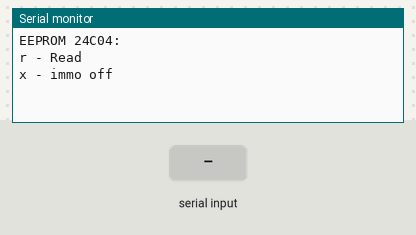
Recording of a sketch running on a simulated Arduino Uno, built with avr-gcc and run on an emulated ATmega328P. Shown: the last lines printed to the serial monitor. Wiring (inferred from the names in the program): 24Cxx EEPROM at I2C address 0x50; 24Cxx EEPROM at I2C address 0x51. The inputs (shaded band) are chosen by the test bench. EEPROM starts erased.

Above: at 1.2 s.
1.3 s: "r" received over Serial
At 2.5 s:
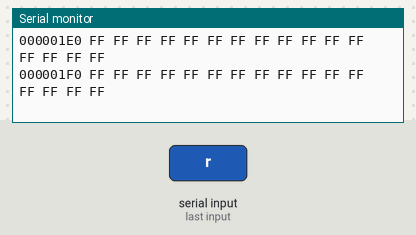
2.8 s: "x" received over Serial
At 4.3 s:
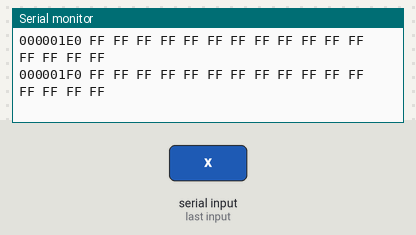
Timing chart, 0 to 5.8 s (numbered marks = the images above; inputs shaded):
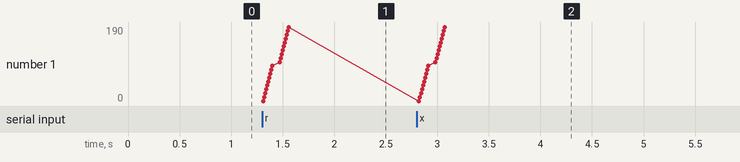

Measured:
- after the input at 1.3 s, the serial monitor: prints a new line at once (image 1)
- after the input at 2.8 s, the serial monitor: prints a new line after 0.29 s (image 2)

The sketch:

at24c04_rbx.ino
```cpp
#include <Wire.h>
// Code is taken from https://www.kn34pc.com/spr/arduino_24c04.html
// Запис, четене и изтриване на клетки в EEPROM 24C04, 512 x 8 (4K)
// 30.06.2017, Arduino IDE v1.8.3, LZ2WSG
//---------------------------------------------------------------------------------------------------------
#include "at24c04.h"
//       _____
//  NC -|  ^  |- VCC
//  A1 -|     |- WP(GND)
//  A2 -|     |- SCL
// GND -|_____|- SDA

at24c04 eeprom(0x50);                             // A1(GND), A2(GND) -> I2C = 0x50 или 0x51

char ch;
//---------------------------------------------------------------------------------------------------------
void setup() {
  Serial.begin(57600);

  eeprom.init();
  // Wire.setClock(400000L);
}
//---------------------------------------------------------------------------------------------------------
void loop() {
  Serial.println("EEPROM 24C04:");
  Serial.println("r - Read");
  Serial.println("x - immo off");
  Serial.println();

  while (1) {
    if (Serial.available() > 0) {
      ch = Serial.read();

      if (ch == 'r')                              // read
        eeprom_read();

      if (ch == 'x') {                            // write random data and read
        eeprom_write_random_data();
        eeprom_read();
      }
    }
  }
}
//---------------------------------------------------------------------------------------------------------
void eeprom_read() {
  Serial.print("         ");
  for (uint8_t i = 0; i < 16; i++) {
    Serial.print('0');
    Serial.print(i, HEX);-
    Serial.print(' ');
  }
  Serial.println();

  for (uint8_t j = 0; j < 32; j++) {
    if (j < 16)
      Serial.print('0');
    Serial.print("00000");
    Serial.print(j, HEX);
    Serial.print("0 ");
    for (uint8_t k = 0; k < 16; k++) {
      int add = j * 16 + k;
      uint8_t read_byte = eeprom.read(add);
      if (read_byte < 16)
        Serial.print('0');


      if((add == 432 || add == 478) && read_byte == 0x33){
        Serial.print("XX");
      }
      else{
        Serial.print(read_byte, HEX);
      }


      Serial.print(' ');
    }
    Serial.println();
  }
  Serial.println();
}

//---------------------------------------------------------------------------------------------------------
void eeprom_write_random_data() {
    eeprom.update(432, 0x60);
    eeprom.update(478, 0x60);
}
```

at24c04.cpp
```cpp
// EEPROM 24C04 library for Arduino, 512 x 8 (4K), v0.2
// 30.06.2017, Arduino IDE v1.8.3, LZ2WSG
//---------------------------------------------------------------------------------------------------------
#include <Arduino.h>
#include <Wire.h>
#include "at24c04.h"
//       _____
//  NC -|  ^  |- VCC
//  A1 -|     |- WP(GND)
//  A2 -|     |- SCL
// GND -|_____|- SDA

// A1(GND), A2(GND) -> I2C = 0x50 or 0x51
//---------------------------------------------------------------------------------------------------------
at24c04::at24c04(uint8_t _i2c_addr) {
  m_chip_addr = _i2c_addr;                                   // I2C адрес на EEPROM
}
//---------------------------------------------------------------------------------------------------------
void at24c04::init() {                                       // инициализация на библиотеката
  Wire.begin();
}
//---------------------------------------------------------------------------------------------------------
void at24c04::write(uint16_t m_addr, uint8_t m_data) {       // записва клетка на адрес m_addr с данни m_data
  if (m_addr < 512) {
    uint8_t p0 = (uint8_t)(m_addr >> 8);
    Wire.beginTransmission(m_chip_addr | p0);
    Wire.write((uint8_t)m_addr);
    Wire.write(m_data);
    Wire.endTransmission();
    delay(5);
  }
}
//---------------------------------------------------------------------------------------------------------
void at24c04::update(uint16_t m_addr, uint8_t m_data) {      // чете клетка и записва данни само при разлика
  if (m_addr < 512) {                                        // eeprom endurance
    uint8_t m_exist_data = read(m_addr);
    if (m_data != m_exist_data) {                            // записвай ако данните за запис са различни от записаните
      uint8_t p0 = (uint8_t)(m_addr >> 8);
      Wire.beginTransmission(m_chip_addr | p0);
      Wire.write((uint8_t)m_addr);
      Wire.write(m_data);
      Wire.endTransmission();
      delay(5);
    }
  }
}
//---------------------------------------------------------------------------------------------------------
uint8_t at24c04::read(uint16_t m_addr) {                     // чете съдържанието на клетка с адрес m_addr
  uint8_t p0 = (uint8_t)(m_addr >> 8);
  uint8_t m_data = 0xFF;

  Wire.beginTransmission(m_chip_addr | p0);
  Wire.write((uint8_t)m_addr);
  Wire.endTransmission();
  Wire.requestFrom((uint8_t)(m_chip_addr | p0), (uint8_t)1);
  if (Wire.available())
    m_data = Wire.read();
  return m_data;
}
```

at24c04.h
```cpp
#include "Arduino.h"

#ifndef at24c04_h
#define at24c04_h
//---------------------------------------------------------------------------------------------------------
class at24c04 {
  public:
    at24c04(uint8_t);                             // EEPROM (адрес)
    void init();                                  // инициализация на библиотеката
    void write(uint16_t m_addr, uint8_t m_data);  // записва клетка на адрес m_addr с данни m_data
    void update(uint16_t m_addr, uint8_t m_data); // чете клетка и записва върху нея данни само при разлика
    uint8_t read(uint16_t m_addr);                // чете съдържанието на клетка с адрес m_addr
  private:
    uint8_t m_chip_addr;                          // I2C адрес
};
//---------------------------------------------------------------------------------------------------------
#endif
```
